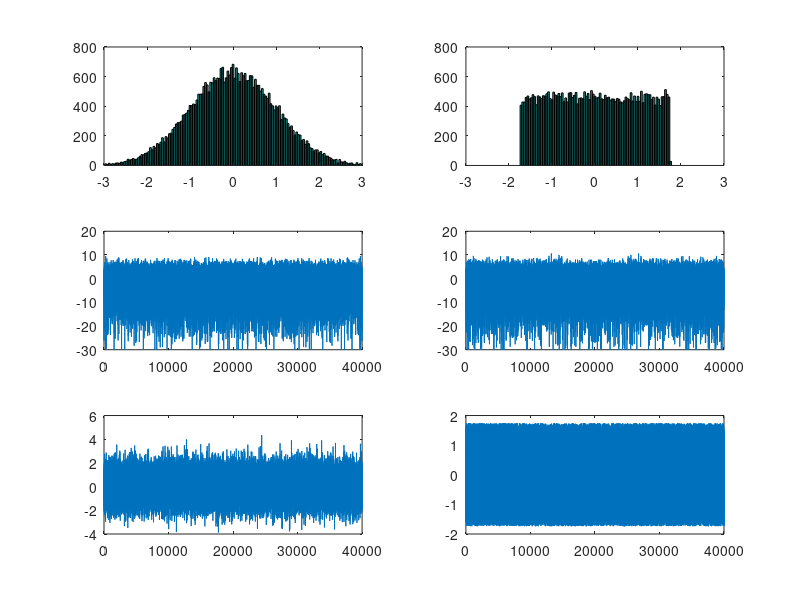

The MATLAB script that drew this image:
%
% Analise Espectral: sinais reais
%

% Ruido Branco
N = 4e4;
% Gaussiano
x_gauss = randn(N,1);
aux = rand(N,1);
x_unif = (aux - mean(aux))/std(aux)*std(x_gauss);

subplot(3,2,1)
hist(x_gauss,(-1:2/sqrt(N):1)*4);
axis([-3 3 0 4*sqrt(N)]);
subplot(3,2,2)
hist(x_unif,(-1:2/sqrt(N):1)*4);
axis([-3 3 0 4*sqrt(N)]);
subplot(3,2,3)
X_gauss = 10*log10((abs(fft(x_gauss))).^2/N);
plot(X_gauss)
axis([0 N -30 20])
subplot(3,2,4)
X_unif = 10*log10((abs(fft(x_unif))).^2/N);
plot(X_unif)
axis([0 N -30 20])
subplot(3,2,5)
plot(x_gauss)
subplot(3,2,6)
plot(x_unif)
